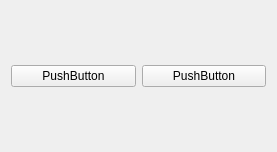
<?xml version="1.0" encoding="UTF-8"?>
<ui version="4.0">
 <class>Form</class>
 <widget class="QWidget" name="Form">
  <property name="geometry">
   <rect>
    <x>0</x>
    <y>0</y>
    <width>277</width>
    <height>152</height>
   </rect>
  </property>
  <property name="windowTitle">
   <string>Form</string>
  </property>
  <layout class="QHBoxLayout" name="horizontalLayout">
   <item>
    <widget class="QPushButton" name="pushButton">
     <property name="text">
      <string>PushButton</string>
     </property>
    </widget>
   </item>
   <item>
    <widget class="QPushButton" name="pushButton_2">
     <property name="text">
      <string>PushButton</string>
     </property>
    </widget>
   </item>
  </layout>
 </widget>
 <resources/>
 <connections/>
</ui>
